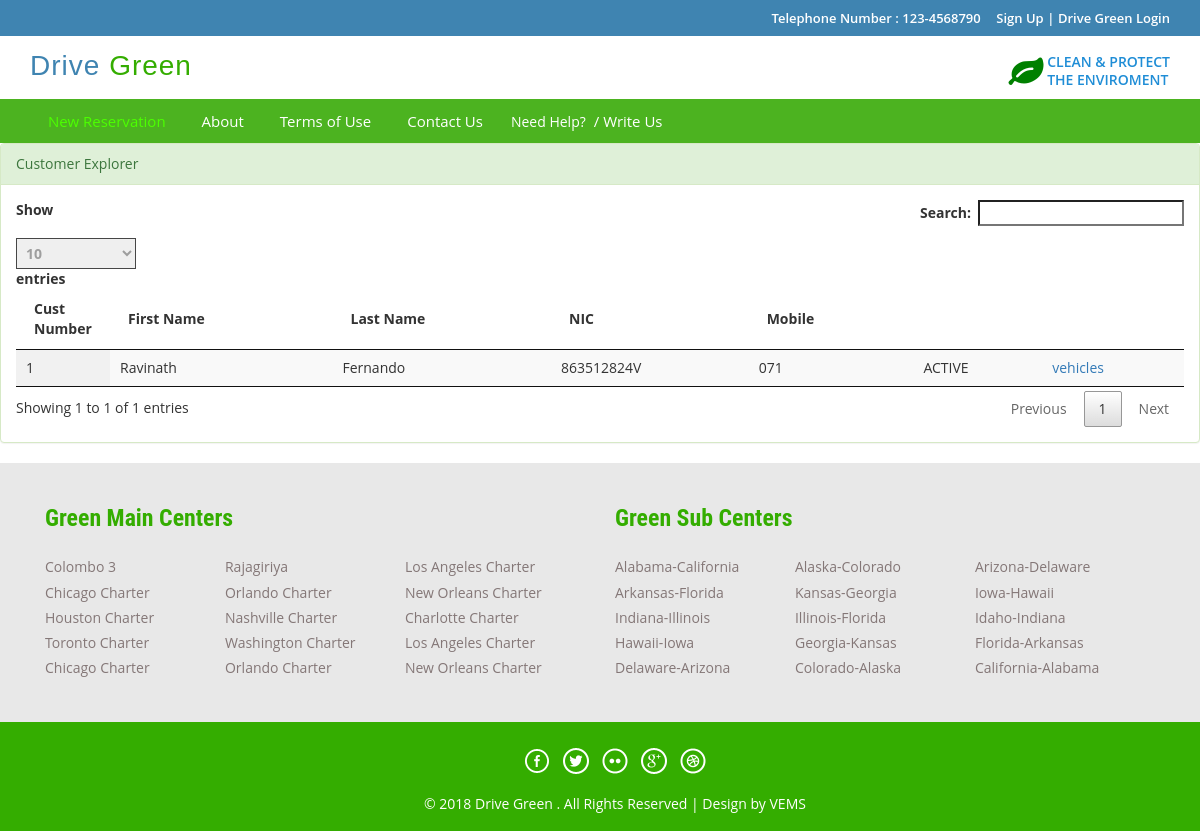
/index.php/customer_controller/explorer, run on an earlier commit of the app's database.
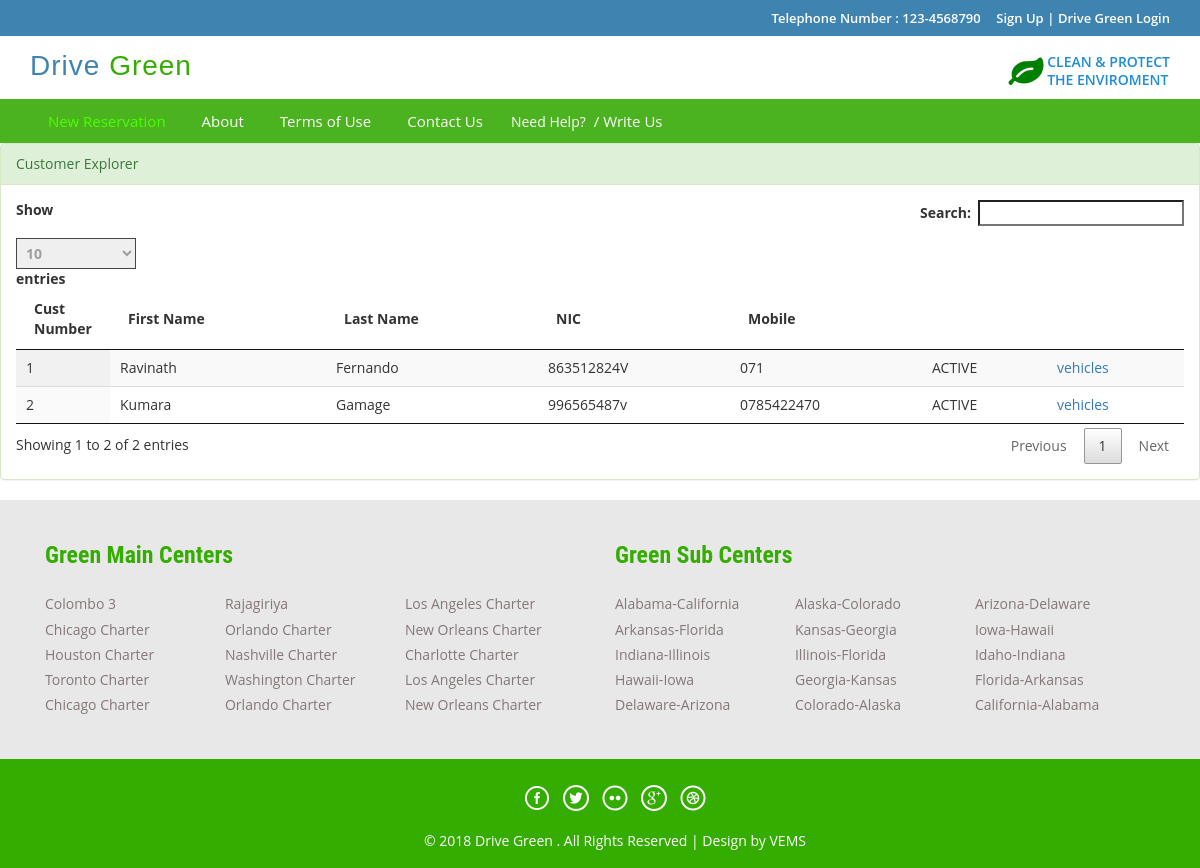
And on a later commit of the database.
### tables this page shows
CREATE TABLE `dg_customer` (
  `id` int(5) NOT NULL AUTO_INCREMENT,
  `first_name` varchar(50) DEFAULT NULL,
  `last_name` varchar(50) DEFAULT NULL,
  `nic` varchar(12) DEFAULT NULL,
  `pword` text,
  `mobile_number` varchar(10) DEFAULT NULL,
  `address` varchar(50) DEFAULT NULL,
  `email` varchar(50) DEFAULT NULL,
  `status_code` varchar(10) DEFAULT 'ACTIVE',
  `role_code` varchar(10) DEFAULT 'CUSTOMER',
  `created_datetime` timestamp NULL DEFAULT CURRENT_TIMESTAMP,
  `created_user` int(5) DEFAULT '0',
  PRIMARY KEY (`id`)
);

### application/controllers/Customer_Controller.php (called while the page is built, shortened)
<?php
class Customer_Controller extends CI_Controller {
    public function explorer() {
        $this->load->model(array('Customer'));
        $customer = new Customer();
        $data['customerList'] = $customer->get();
        $this->load->view('customer_explorer', $data);
    }
}

### index.php (called while the page is built, shortened)
<?php
require_once BASEPATH.'core/CodeIgniter.php';

### application/core/my_model.php (called while the page is built, shortened)
<?php
class MY_Model extends CI_Model{
    public function get($limit=0,$offset = 0) {
        if($limit){
            $query = $this->db->get($this::DB_TABLE,$limit,$offset);
        }else{
            $query = $this->db->get($this::DB_TABLE);
        }
        $ret_val = array();
        foreach ($query->result() as $row) {
            $model = new $class;
            $model->populate($row);
            $ret_val[$row->{$this::DB_TABLE_PK}] = $model;
        }
        return $ret_val;
    }
}

### application/views/customer_explorer.php (the view, shortened to what this page needs)
<!DOCTYPE HTML>
<html>
    <head>
    </head>
    <body>
        <div class="top-header">
        </div>
        <div class="header">
        </div>
        <div class="footer-btm wow fadeInLeft animated" data-wow-delay=".5s">
            <div class="container">
                <div class="navigation">
                    <nav class="navbar navbar-default">
                        <div class="collapse navbar-collapse nav-wil" id="bs-example-navbar-collapse-1">
                            <nav class="cl-effect-1">
                            </nav>
                        </div>
                    </nav>
                </div>
            </div>
        </div>
        <div class="row">
            <div class="col-md-12">
                <div class="panel panel-success">
                    <div class="panel-heading ">Customer Explorer</div>
                    <div class="panel-body">
                        <table id="example" class="display" cellspacing="0" width="100%">
                            <thead>
                                <tr>
                                    <th style="width: 2%">Cust Number</th>
                                    <th>First Name</th>
                                    <th>Last Name</th>
                                    <th>NIC</th>
                                    <th>Mobile</th>
                                    <th></th>
                                    <th></th>
                                </tr>
                            </thead>
                            <tbody>
                                <?php foreach ($customerList as $value) { ?>
                                    <tr>
                                        <td><?= $value->id ?></td>
                                        <td><?= $value->first_name ?></td>
                                        <td><?= $value->last_name ?></td>
                                        <td><?= $value->nic ?></td>
                                        <td><?= $value->mobile_number ?></td>
                                        <td><?= $value->status_code ?></td>
                                        <td><a href="<?php echo site_url('Vehicle_Controller/getCustomerVehicle') ?>?id=<?= $value->id ?>">vehicles</a></td>
                                    </tr>
                                <?php }
                                ?>
                            </tbody>
                        </table>
                    </div>
                </div>
                <link href="css/jquery.dataTables.min.css" rel="stylesheet" type="text/css"/>
            </div>
        </div>
        <div class="footer-top">
            <div class="container">
            </div>
        </div>
        <div class="copy-right">
            <div class="container">
            </div>
        </div>
    </body>
</html>

What changed in the data, as far as the page shows it:
added dg_customer: id "2", first_name "Kumara", last_name "Gamage", nic "996565487v", mobile_number "0785422470", status_code "ACTIVE"
Also different on the page:
text written by a page script: "Show entries Search: Showing 1 to 1 of 1 entries Previous 1 Next" → "Show entries Search: Showing 1 to 2 of 2 entries Previous 1 Next"
